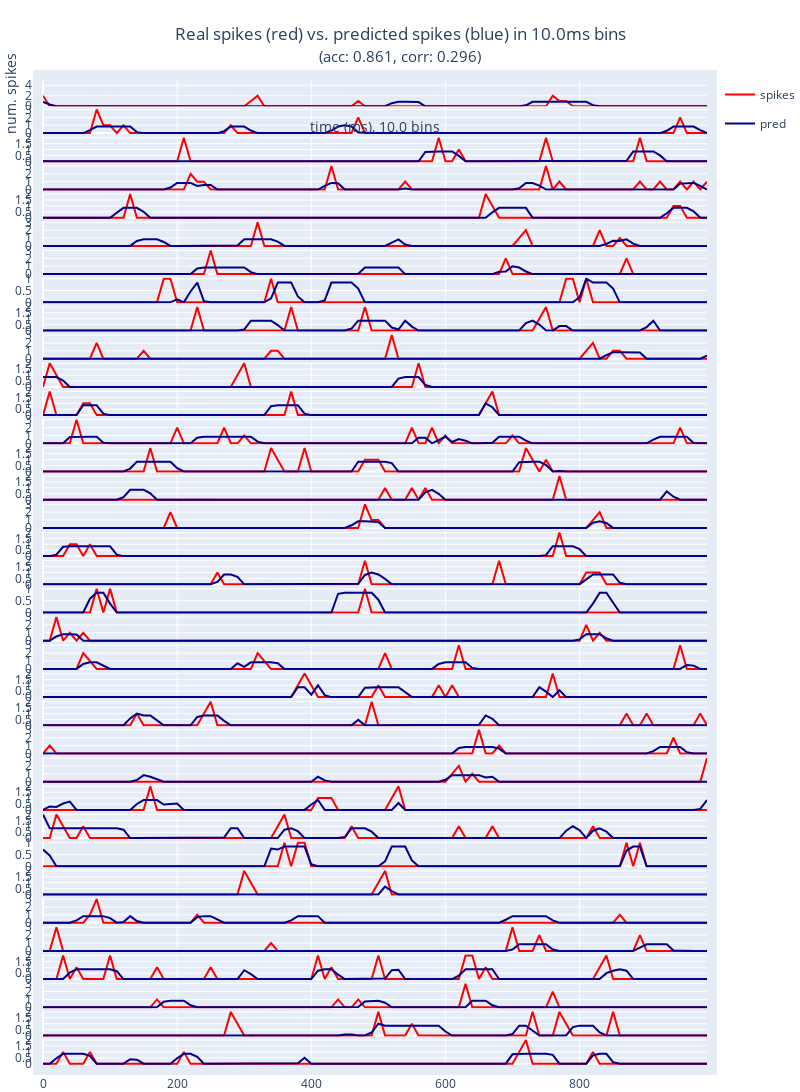

Notebook code cell kept with this figure:
### Code cell
def do_stats(t, p, step_ms, chart_type="line"): 
    acc = np.mean(np.round(p) == t)
    pearson_corr = scipy.stats.pearsonr(p, t)[0]
    print(f"accuracy: {acc}, pearson_corr: {pearson_corr}")
    plot_w = 100
    num_plots = max(len(t) // plot_w, 1)
    fig = subplots.make_subplots(rows=num_plots, cols=1, shared_xaxes=True, vertical_spacing=0.002)
    for i in range(0, num_plots):
        xs = np.arange(0, plot_w) * (step_ms)
        start, end = np.array([i, i+1]) * plot_w
        if chart_type not in {"dot", "line"}:
            raise ValueError(f"Only dot and line charts are supported. Got ({chart_type}).")
        mode = 'markers' if chart_type=='dot' else 'lines'
        marker_size = 4
        chart_spike = go.Scatter(x=xs, y=t[start:end], name="spikes", 
                                   line_color='red', mode=mode, marker={'size':marker_size},
                                   legendgroup='g1', showlegend=(i==0))
        chart_pred = go.Scatter(x=xs, y=p[start:end], name="pred",
                                  line_color='darkblue', mode=mode, marker={'size':marker_size},
                                  legendgroup='g2', showlegend=(i==0))
        fig.add_trace(chart_spike, row=i+1, col=1)
        fig.add_trace(chart_pred, row=i+1, col=1)
    fig.update_layout({
            "margin":{"l":0, "r":0, "t":80, "b":10, "pad":10},
            "autosize":False,
            "height":65*num_plots,
            "width":800,
            "yaxis_range":[0,5],
            "title":f"Real spikes (red) vs. predicted spikes (blue) in {step_ms}ms bins<br><span style='font-size:90%'>(acc: {acc:.3f}, corr: {pearson_corr:.3f})</span>",
            "title_x":0.5,
            "title_pad":dict(l=1, r=1, b=20, t=20),
            "xaxis":{'title':f'time (ms), {step_ms} bins', 'side':'bottom'},
            "yaxis":{'title':'num. spikes'} })
    return fig
fig = do_stats(targets, predictions, step_ms=eval_len/2)
    #scipy.ndimage.gaussian_filter1d(targets, sigma=1, axis=0, mode='constant', cval=0.0),
    #scipy.ndimage.gaussian_filter1d(predictions, sigma=1, axis=0, mode='constant', cval=0.0),
    #                                step_ms=eval_len/2, chart_type="line")
fig.show()
